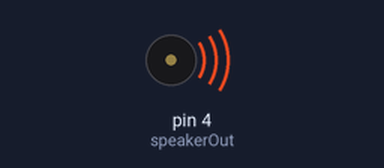
Bench run of a sketch on a simulated Arduino Uno, built with avr-gcc and run on an emulated ATmega328P. Parts: buzzer (waves = sounding). At 14.0 s the program stops and its outputs stay as they are.

Above: at 0.1 s.
At 13.6 s:
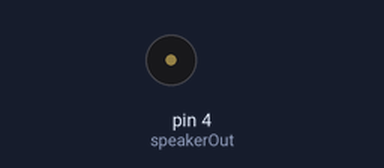
Timing chart, 0 to 15.1 s (numbered marks = the images above):
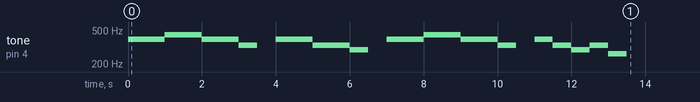

The sketch:

20190429_3.ino
```cpp
#include <pitches.h>

int speakerOut = 4;
int song[28] = {
    NOTE_G4, NOTE_G4, NOTE_A4, NOTE_A4, NOTE_G4, NOTE_G4, NOTE_E4,0,
    NOTE_G4, NOTE_G4, NOTE_E4, NOTE_E4, NOTE_D4, 0,
    NOTE_G4, NOTE_G4, NOTE_A4, NOTE_A4, NOTE_G4, NOTE_G4, NOTE_E4,0,
    NOTE_G4, NOTE_E4, NOTE_D4, NOTE_E4, NOTE_C4, 0,
  };

void setup() {
  pinMode(speakerOut ,OUTPUT);

}

void loop() {
 for(int i=0;i<28;i++){
  tone(speakerOut, song[i], 500);
  delay(500);
 }
 while(1);
}
```

Measured:
- by itself, tone on pin 4 (speakerOut): plays 392 Hz for 1.0 s, 440 Hz for 1.0 s, 392 Hz for 1.0 s, 330 Hz for 0.50 s, 392 Hz for 1.0 s, 330 Hz for 1.0 s … (16 notes in this stretch)
